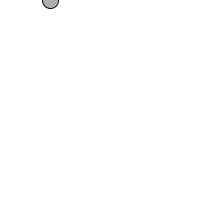
Frame 1 (no input)
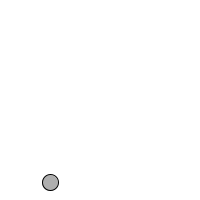
Frame 60 (the mouse pressed at the canvas centre just before this capture)
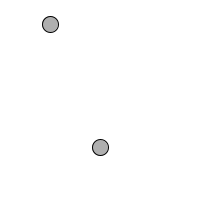
Frame 120 (the mouse held since frame 60 and released just before this capture)

The Processing sketch that drew these frames (run headless with seeded random() and noise(); from frame 60 on, the mouse is pressed at the canvas centre):

// Processing sketch: sketch_210507a
// ── sketch_210507a.pde
//int x = 50;   
//void setup () {
//  size(300, 300);
//  smooth();
//  noStroke();
//  fill(255, 230);
//}
//void draw() {
//  background(100); 
//  x += 1;
//  ellipse(x, 100, 30, 30);
//} 

//int x0 = 50;                      
//int x1 = 150;           
//int x2 = 50;                       
//int x3 = 180;                 
//int x4 = 200;             
//void setup () {
//  size(300, 300);
//  smooth();
//  noStroke();
//  fill(255, 230);
//}
//void draw() {
//  background(100); 
//  x0 += 1;
//  x1 += 1;   
//  x2 += 1;   
//  x3 += 1;   
//  x4 += 1;     
//  ellipse(x0, 100, 30, 30);      
//  ellipse(x1, 150, 30, 30);  
//  ellipse(x2, 250, 30, 30);    
//  ellipse(x3, 200, 30, 30);     
//  ellipse(x4, 50, 30, 30);    
//}

//// Declare two arrays with 50 elements.
//int[] xpos = new int[50]; 
//int[] ypos = new int[50];

//void setup() {
//  size(200,200);
//  smooth();
//  // Initialize all elements of each array to zero.
//  for (int i = 0; i < xpos.length; i ++ ) {
//    xpos[i] = 0; 
//    ypos[i] = 0;
//  }
//}

//void draw() {
//  background(255); 
//  // Shift array values
//  for (int i = 0; i < xpos.length-1; i++ ) {
//    // Shift all elements down one spot. 
//    // xpos[0] = xpos[1], xpos[1] = xpos = [2], 
//    // and so on. 
//    xpos[i] = xpos[i+1];
//    ypos[i] = ypos[i+1];
//  }
  
// // Update the last spot in the array 
// // with the mouse location.  
//  xpos[xpos.length-1] = mouseX; 
//  ypos[ypos.length-1] = mouseY;
//  // Draw everything
//  for (int i = 0; i < xpos.length; i++ ) {
//     // Draw an ellipse for each element in the arrays. 
//     // Color and size are tied to the loop's counter: i.
//    noStroke();
//    fill(255-i*5);
//    ellipse(xpos[i],ypos[i],i,i);
//  }
//}


//int MAX = 8;
//int first = 0;
//int last = MAX-1;

//void draw() {
//  background(255);
//  last = (last + 1) % MAX;   
//  if (last == first) { 
//    first = (last + 1) % MAX; 
//  }
//  println("First:" + first +  "Last: " + last);
//}

//Car myCar1;
//Car myCar2; // Two objects!

//void setup() {
//  size(200,200);
//  myCar1 = new Car(color(255,0,0),0,100,2); 
//  myCar2 = new Car(color(0,0,255),0,10,1);
//}

//void draw() {
//  background(255);
//  myCar1.move();
//  myCar1.display();
//  myCar2.move();
//  myCar2.display();
//}

//Car [] myCar;

//void setup() {
//  size(200,200);
//  myCar = new Car[10];
//  for (int i = 0; i < myCar.length; i++) {
//    myCar[i] = new Car(color((int) random(0,255),(int) random(0,255),(int) random(0,255)),0,i*2,i/20.0);
//  }
//}

//void draw() {
//  background(255);
//    for (int i = 0; i < myCar.length; i++) {
//    myCar[i].move();
//    myCar[i].display();    
//  }
//} 

//// An array of stripes
//Stripe[] stripes = new Stripe[10];

//void setup() {
//  size(200,200);
  
//  // Initialize all Stripe objects
//  for (int i = 0; i < stripes.length; i ++ ) {
//    stripes[i] = new Stripe();
//  }
//}
//void draw() {  
//  background(100);
//  // Move and display all Stripe objects
//  for (int i = 0; i < stripes.length; i ++ ) {
//    // Check if mouse is over the Stripe
//    stripes[i].rollover(mouseX,mouseY); // Passing the mouse coordinates into an object.
//    stripes[i].move();
//    stripes[i].display();
//  }
//} 

Ball[] balls = new Ball[1]; 
// We start with an array with just one element.
float gravity = 0.1;

void setup() {
  size(200,200);
  smooth();  
  // Initialize ball index 0
  balls[0] = new Ball(50,0,16);
}
void draw() {
  background(255);  
  // Update and display all balls
  for (int i = 0; i < balls.length; i ++ ) { 
// Whatever the length of that array, update 
// and display all of the objects.
    balls[i].gravity();
    balls[i].move();
    balls[i].display();
  }
}
void mousePressed() {
  // A new ball object
  Ball b = new Ball(mouseX,mouseY,16); // Make a new object at the mouse location.
  balls = (Ball[]) append(balls,b);
}

// ── Ball.pde
class Ball {
  float x;
  float y;
  float speed;
  float w;
  
  Ball(float tempX, float tempY, float tempW) {
    x = tempX;
    y = tempY;
    w = tempW;
    speed = 0;
  }
  
  void gravity() {
    // Add gravity to speed
    speed = speed + gravity;
  }
  
  void move() {
    // Add speed to y location
    y = y + speed;
    // If square reaches the bottom
    // Reverse speed
    if (y > height) {
      speed = speed * -0.95;
      y = height;
    }
  }
  
  void display() {
    // Display the circle
    fill(175);
    stroke(0);
    ellipse(x,y,w,w);
  }
} 

// ── Car.pde
//class Car { 
// color c;       
//  float xpos, ypos, xspeed;

//  // Constructor with three parameters
//  Car(color col, float xp, float yp, float xspd) {
//    c = col;
//    xpos = xp;
//    ypos = yp;
//    xspeed = xspd;
//  }

//  void display() { // Function
//    // The car is just a square
//    rectMode(CENTER);
//    stroke(0);
//    fill(c);
//    rect(xpos,ypos,20,10);
//  }
   

//  void move() {
//    xpos = xpos + xspeed;
//    if (xpos > width) {
//      xpos = 0;
//    }
//  }
//} 

class Car { 
 color c;       
  float xpos, ypos, xspeed;

  // Constructor with three parameters
  Car(color col, float xp, float yp, float xspd) {
    c = col;
    xpos = xp;
    ypos = yp;
    xspeed = xspd;
  }

  void display() { // Function
    // The car is just a square
    rectMode(CENTER);
    stroke(0);
    fill(c);
    rect(xpos,ypos,20,10);
  }
   

  void move() {
    xpos = xpos + xspeed;
    if (xpos > width) {
      xpos = 0;
    }
  }
} 

// ── Stripe.pde
  class Stripe { 
  float x;     // horizontal location of stripe
  float speed; // speed of stripe
  float w;     // width of stripe  
  // A boolean variable keeps track of the object's state.
  boolean mouse; // state of stripe (mouse is over or not?)
  Stripe() {
    // All stripes start at 0
    x = 0; 
    // All stripes have a random positive speed
    speed = random(1); 
    w = random(10,30);
    mouse = false;
  }
  // Draw stripe
  void display() {   
    // Boolean variable determines Stripe color.
    if (mouse) { 
      fill(255);
    } else {
      fill(255,100);
    }    
    noStroke();
    rect(x,0,w,height);
  }
  // Move stripe
  void move() {
    x += speed;
    if (x > width + 20) x = -20;
  }

// Check to see if point (mx,my) is inside the Stripe.
  void rollover(int mx, int my) { 
    // Left edge is x, Right edge is x + w
    if (mx > x && mx < x + w) {
      mouse = true;
    } else {
      mouse = false;
    }
  }
}
